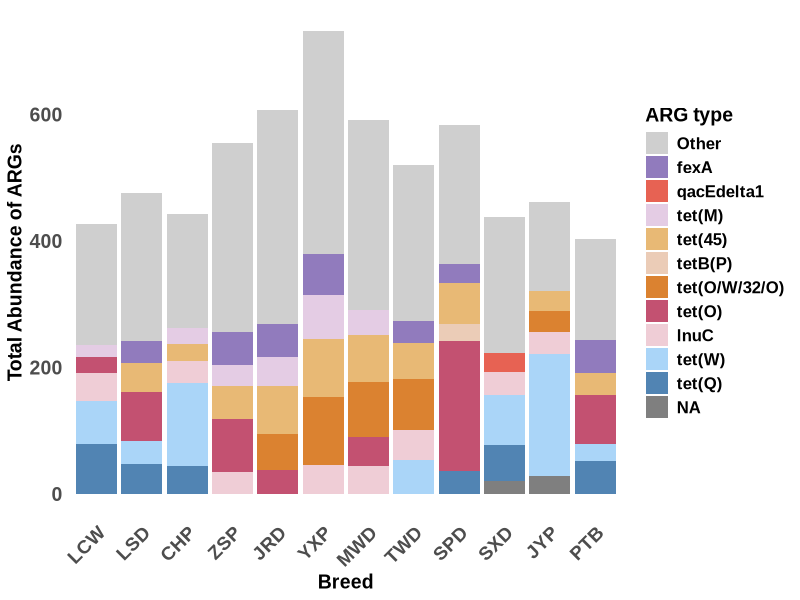

Write the R code that produced this figure.
rm(list = ls())

# 加载所需的库
library(readr)   
library(dplyr)   
library(tidyr)

arg_breed_ARG_sum <- read_csv("feces_ARG_breed.csv")


# 获取每个品种内的Top5 ARG type丰度
arg_breed_top5 <- arg_breed_ARG_sum %>%
  group_by(Breed) %>% 
  mutate(Rank = rank(-Total_Abundance, ties.method = "first")) %>% 
  filter(Rank <= 5) %>% 
  ungroup() %>%
  select(-Rank) 

# 获取剩余ARG type并累加为 "Other"
arg_breed_other <- arg_breed_ARG_sum %>%
  anti_join(arg_breed_top5, by = c("Breed", "ARG_type")) %>% 
  group_by(Breed) %>%
  summarise(
    ARG_type = "Other", 
    Total_Abundance = sum(Total_Abundance) 
  )

# 合并 Top 5 和 "Other"
arg_breed_final <- bind_rows(arg_breed_top5, arg_breed_other)


# 加载所需的库
library(ggplot2)
library(dplyr)

# 定义 Breed 的顺序
breed_order <- c(
  "LCW","LSD","CHP","ZSP","JRD","YXP","MWD","TWD","SPD","SXD","JYP","PTB"
)

# 定义 Species 的颜色映射
custom_colors <- c(
  "fexA" = "#917bbd",
  "qacEdelta1" = "#e76253", 
  "tet(M)" = "#e4cce4",
  "qacG" = "#e9d95d",
  "tet(45)" ="#e8b975",
  "tetB(P)" = "#ebccb7", 
  "tet(O/W/32/O)" = "#db8230", 
  "vanYG"  = "#b19ccb",
  "tet(O)" = "#c35171", 
  "vanYB" = "#e48fa7",  
  "lnuC" = "#efcdd6",  
  "APH(3')-IIIa" = "#dae8f8", 
  "tet(W)" = "#aad5f8",  
  "tet(Q)" = "#5184b3",
  "Other" = "#cfcfcf" 
)
arg_breed_final <- arg_breed_final %>%
  mutate(Breed = factor(Breed, levels = breed_order)) %>% 
  group_by(Breed) %>% # 
  arrange(Total_Abundance) %>% 
  ungroup() 

desired_ARG_type_order <- c(
  "Other",
  "fexA",
  "qacEdelta1", 
  "tet(M)",
  "qacG",
  "tet(45)",
  "tetB(P)", 
  "tet(O/W/32/O)", 
  "vanYG",
  "tet(O)", 
  "vanYB",  
  "lnuC",  
  "APH(3')-IIIa", 
  "tet(W)",  
  "tet(Q)"
)

arg_breed_final$ARG_type <- factor(
  arg_breed_final$ARG_type,
  levels = desired_ARG_type_order
)



# 绘制百分比堆叠柱状图
p1 <- ggplot(data = arg_breed_final, aes(x = Breed, y = Total_Abundance, fill = ARG_type)) +
  geom_bar(stat = "identity", position = "stack") +
  scale_fill_manual(values = custom_colors) +
  theme_minimal() +
  labs(x = "Breed", y = "Total Abundance of ARGs", fill = "ARG type") +
  theme(
    panel.grid.major = element_blank(),
    panel.grid.minor = element_blank(),
    axis.text.x = element_text(angle = 45, hjust = 1, family = "Arial", face = "bold", size = 14),
    axis.title.x = element_text(family = "Arial", face = "bold", size = 14),
    axis.title.y = element_text(family = "Arial", face = "bold", size = 14),
    axis.text = element_text(family = "Arial", face = "bold", size = 14),
    legend.title = element_text(family = "Arial", face = "bold", size = 14),
    legend.text = element_text(family = "Arial", face = "bold", size = 12),
    plot.title = element_text(hjust = 0.5)
  ) +
  guides(fill = guide_legend(ncol = 1))

p1
